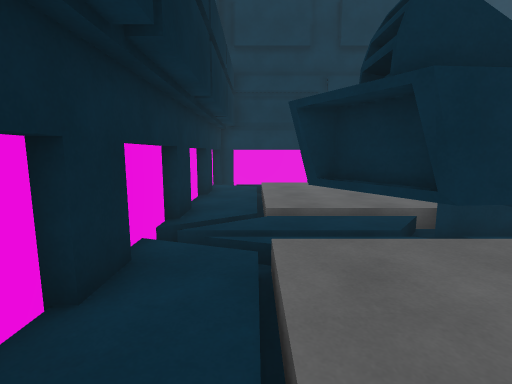
[1] (above)

24 first-person views from a walk through a scene from a Unity 3-D project. The camera is 1.5 m above the floor, tilts 8° down and sees 85° across. Doors are open. The floor is counted in squares, 1 m on a side. Each view is taken from the middle of a square. On the plan, view 1 faces up. The plan holds only what a view shows up to about 14 squares ahead; the rest is blank. The place goes on beyond the plan. The player is left out.

[2]
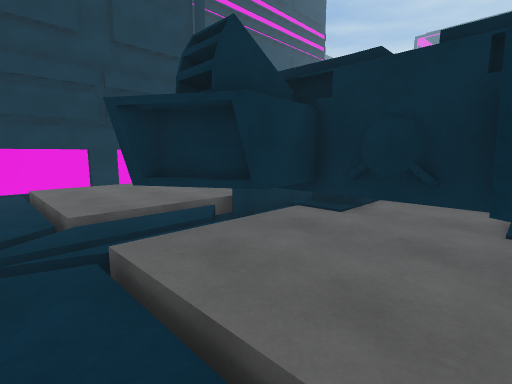

[3]
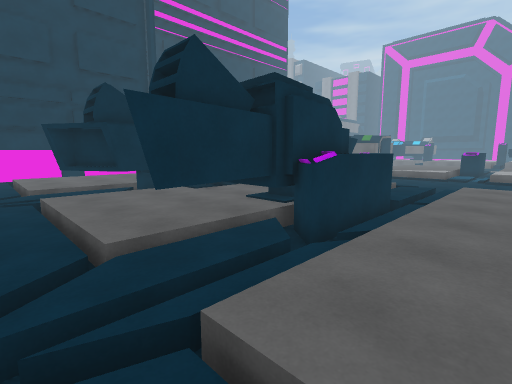

[4]
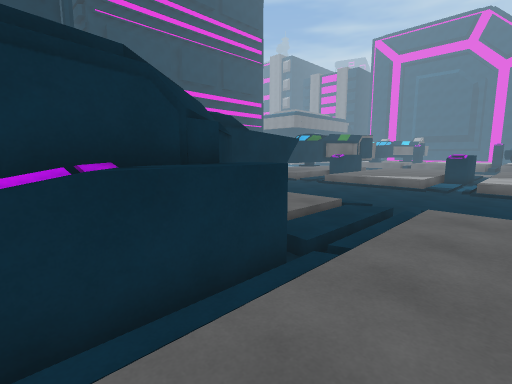

[5]
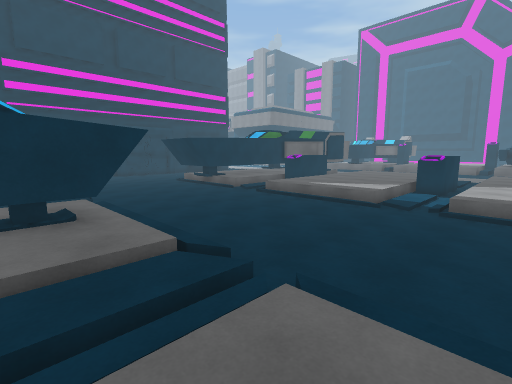

[6]
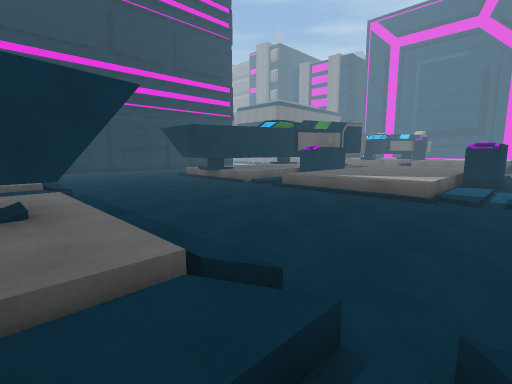

[7]
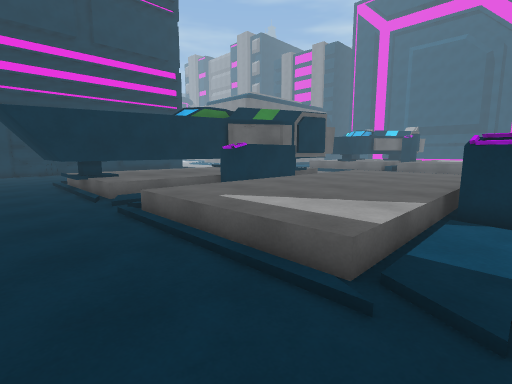

[8]
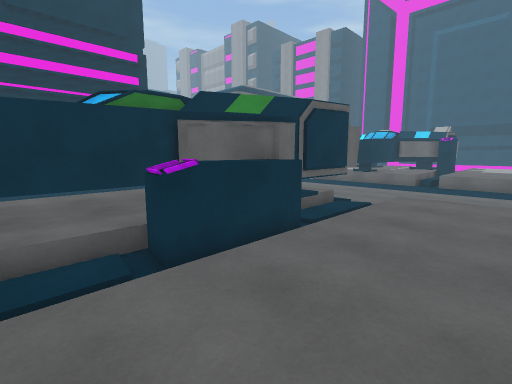

[9]
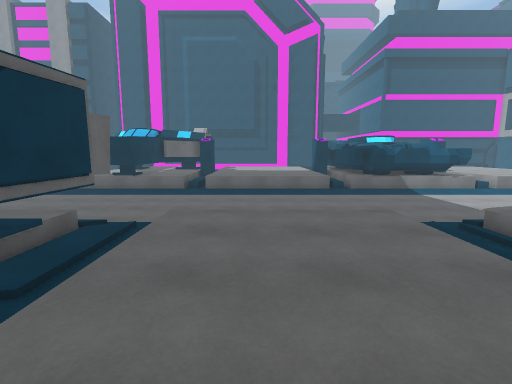

[10]
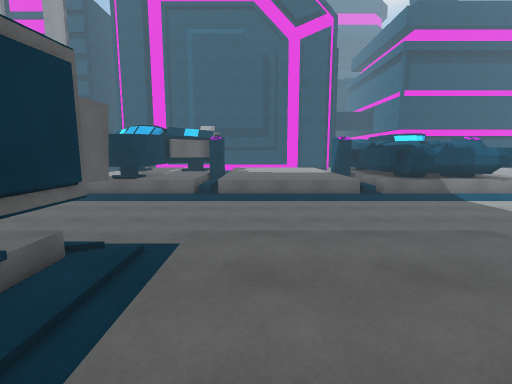

[11]
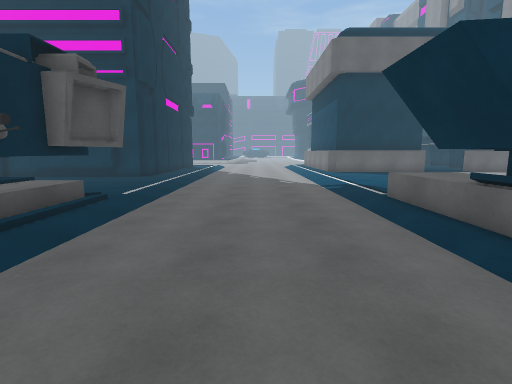

[12]
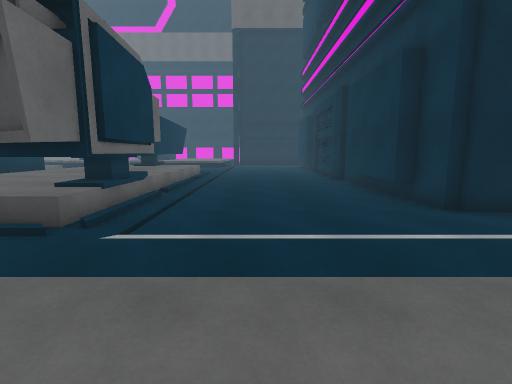

[13]
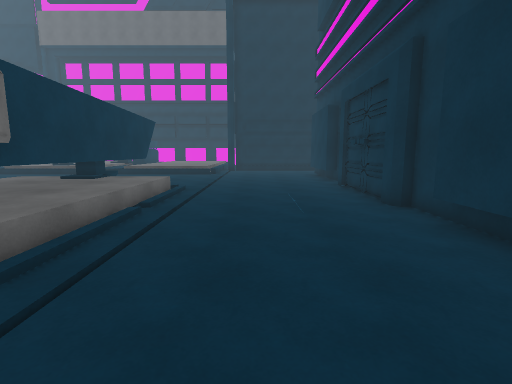

[14]
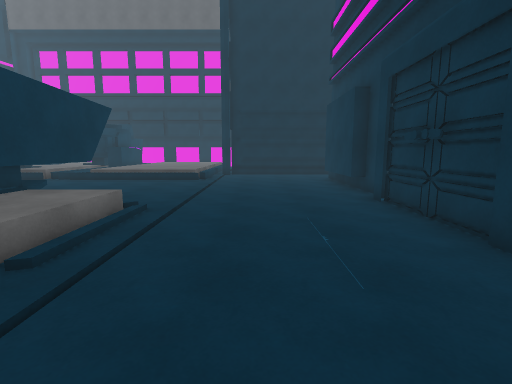

[15]
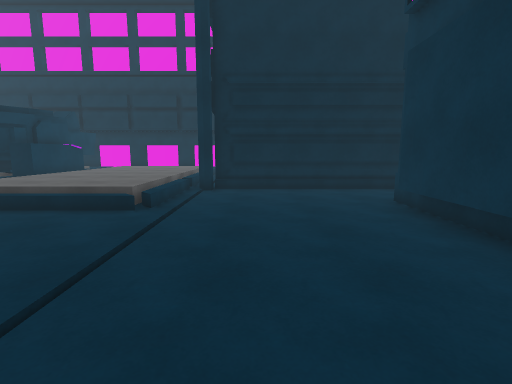

[16]
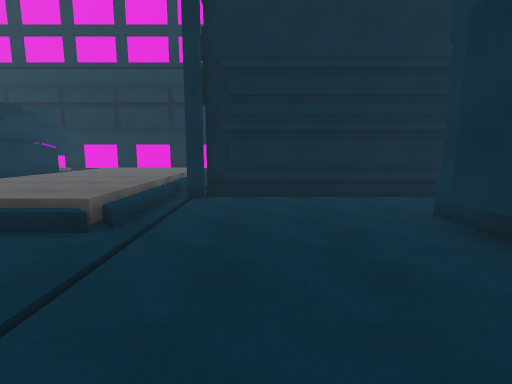

[17]
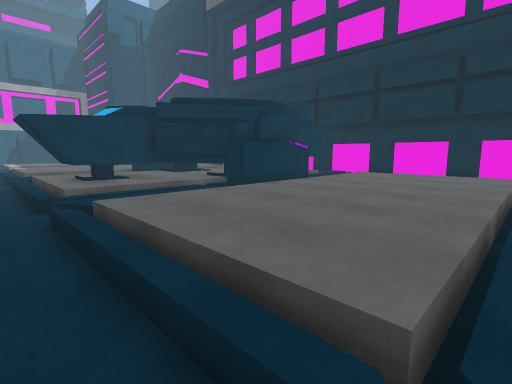

[18]
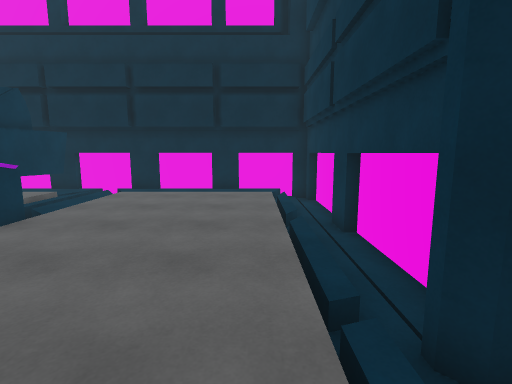

[19]
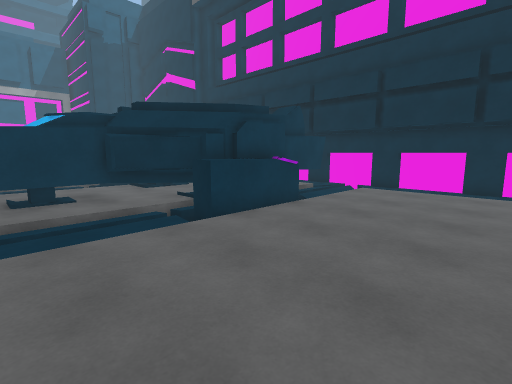

[20]
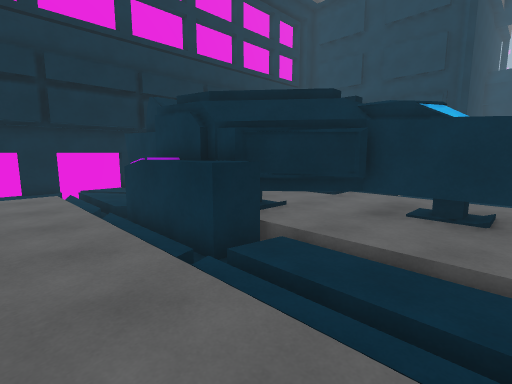

[21]
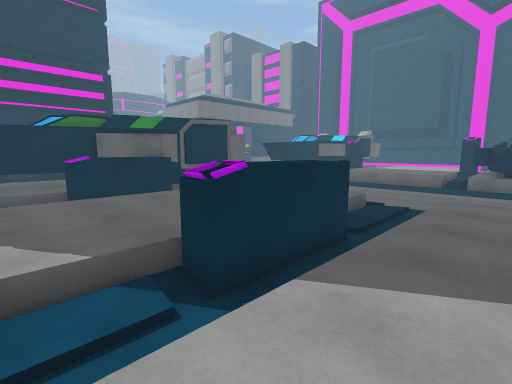

[22]
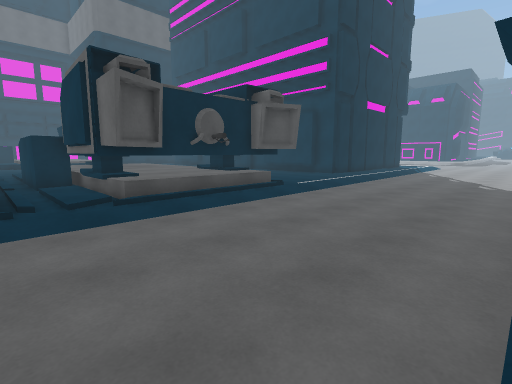

[23]
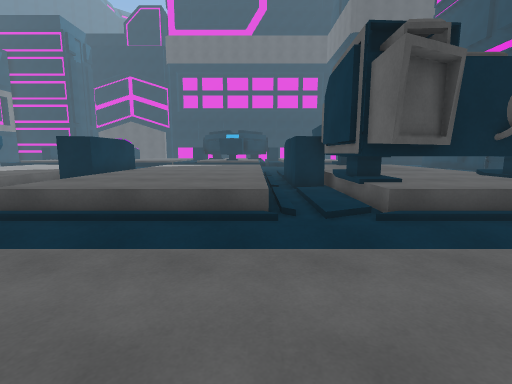

[24]
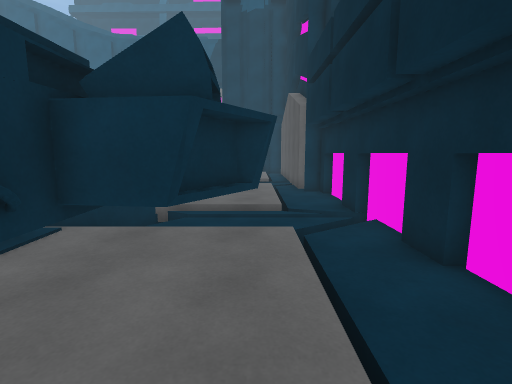

### Floor plan
Key: @ floor where view 1 was taken; # wall or solid block; . main floor; : floor 0.5 m higher than the main floor; + floor 0.75 m higher than the main floor; / step, stairs or slope; = window, fence, low wall or low ledge; ^ raised ledge; T thing the floor can be seen under or through; B building; O other object.
Columns run from 2 left of view 1 to 42 right of it. Each row starts with its distance up from view 1.
 20           #..BBBBBBBB######BBBBBBB...  ....
 19           #..................................
 18           #..................................
 17           #..................................
 16           #..................................
 15 ###########..................................
 14 #/////////#/////////////////////////.........
 13 #///////////////.......////////######.......^
 12 #:/++++++++++++/......./+++++########.......^
 11 #:/++++++++++++/......######^#     #/.......=
 10 #:/++++++++++++/.... .###          #O.......#
  9 #:/++++++++++++/.... .###          #/.......=
  8 #:/++++++++++++/......######=##  ###/.......^
  7 #://////////////.......///////#######.......^
  6 #//::/=##==/////......./////==#######.......^
  5 #//#######/////......../ ///////////........^
  4 #:/+##  ###++++/......./++++++++++++/.......^
  3 #:/+###  ##TTTT/......./++++++++++++/.......^
  2 #:/+++#      TT/......./++++++++++++/.......^
  1 #:/+++#    TTTT/......./++++++++++++/.......^
  0 #:@+###   #T+++/......./++++++++++++/.......^
 -1 #:/+##    #++++/......./++++++++++++/ ......^
 -2 #//##### ##/////.......////#===#///// ......^
 -3 #/////#####/////.......////#####////........O
 -4 #///////////////.......//////////////.......=
 -5 #:/++++++++++++/......./++++++++++++ .......#
 -6 #:/++++++++++++/......./ + +++++++++ .......#

Positions as (right, up) in squares from view 1, and headings:
1: (0, 0), facing up
2: (-1, 0), facing up-right
3: (-1, -6), facing up-right
4: (4, -6), facing up-right
5: (10, -6), facing up-right
6: (11, -4), facing up-right
7: (18, -3), facing up-right
8: (23, 1), facing up-right
9: (26, 2), facing right
10: (28, 3), facing right
11: (38, 5), facing up
12: (38, 16), facing left
13: (32, 16), facing left
14: (28, 16), facing left
15: (20, 16), facing left
16: (18, 16), facing left
17: (14, 13), facing down-left
18: (11, 12), facing left
19: (12, 12), facing down-left
20: (12, -6), facing up-left
21: (23, -6), facing up-right
22: (41, 4), facing up-left
23: (39, 4), facing left
24: (1, 4), facing down
